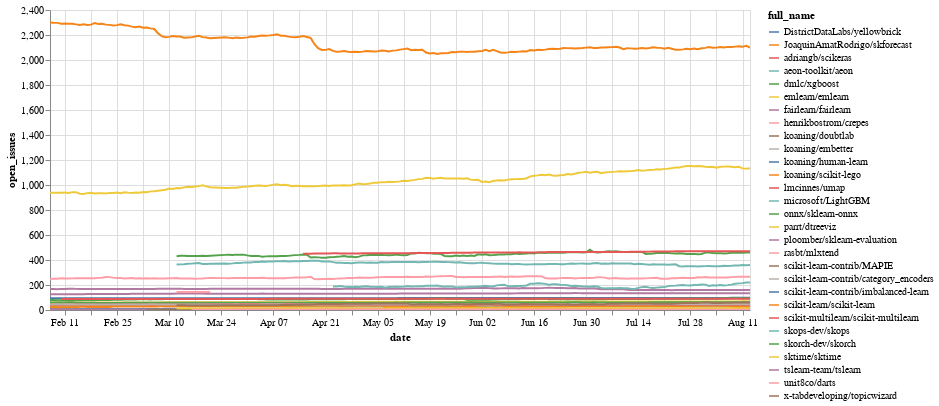

The notebook cell saved with this chart:
### Code cell
import altair as alt
alt.data_transformers.enable("vegafusion")

alt.Chart(df).mark_line().encode(x='date', y='open_issues:Q', color='full_name', tooltip=['full_name']).interactive().properties(width=700)

### Figure 1 — Vega specification as saved in the notebook (floating-point values rounded to 4 significant figures; data arrays with more than 128 entries replaced by an {"elided": "..."} marker saying what was removed)
{"$schema": "https://vega.github.io/schema/vega/v5.json", "data": [{"name": "param_25_store"}, {"name": "source_0", "values": {"elided": "4877 records"}, "transform": [{"type": "formula", "expr": "toDate(datum['date'])", "as": "date"}]}, {"name": "source_0_y_domain_open_issues", "values": [{"min": 1, "max": 2301}]}, {"name": "source_0_color_domain_full_name", "values": [{"full_name": "scikit-learn/scikit-learn"}, {"full_name": "scikit-learn-contrib/imbalanced-learn"}, {"full_name": "skops-dev/skops"}, {"full_name": "koaning/scikit-lego"}, {"full_name": "koaning/embetter"}, {"full_name": "koaning/human-learn"}, {"full_name": "koaning/doubtlab"}, {"full_name": "fairlearn/fairlearn"}, {"full_name": "DistrictDataLabs/yellowbrick"}, {"full_name": "ploomber/sklearn-evaluation"}, {"full_name": "parrt/dtreeviz"}, {"full_name": "onnx/sklearn-onnx"}, {"full_name": "unit8co/darts"}, {"full_name": "sktime/sktime"}, {"full_name": "JoaquinAmatRodrigo/skforecast"}, {"full_name": "tslearn-team/tslearn"}, {"full_name": "skorch-dev/skorch"}, {"full_name": "adriangb/scikeras"}, {"full_name": "scikit-learn-contrib/category_encoders"}, {"full_name": "scikit-multilearn/scikit-multilearn"}, {"full_name": "x-tabdeveloping/topicwizard"}, {"full_name": "scikit-learn-contrib/MAPIE"}, {"full_name": "dmlc/xgboost"}, {"full_name": "microsoft/LightGBM"}, {"full_name": "rasbt/mlxtend"}, {"full_name": "emlearn/emlearn"}, {"full_name": "henrikbostrom/crepes"}, {"full_name": "lmcinnes/umap"}, {"full_name": "aeon-toolkit/aeon"}]}], "signals": [{"name": "unit", "value": {}, "on": [{"events": "pointermove", "update": "isTuple(group()) ? group() : unit"}]}, {"name": "param_25", "update": "vlSelectionResolve(\"param_25_store\", \"union\")"}, {"name": "param_25_date", "on": [{"events": [{"source": "view", "type": "dblclick"}], "update": "null"}, {"events": {"signal": "param_25_translate_delta"}, "update": "panLinear(param_25_translate_anchor.extent_x, -param_25_translate_delta.x / width)"}, {"events": {"signal": "param_25_zoom_delta"}, "update": "zoomLinear(domain(\"x\"), param_25_zoom_anchor.x, param_25_zoom_delta)"}]}, {"name": "param_25_open_issues", "on": [{"events": [{"source": "view", "type": "dblclick"}], "update": "null"}, {"events": {"signal": "param_25_translate_delta"}, "update": "panLinear(param_25_translate_anchor.extent_y, param_25_translate_delta.y / height)"}, {"events": {"signal": "param_25_zoom_delta"}, "update": "zoomLinear(domain(\"y\"), param_25_zoom_anchor.y, param_25_zoom_delta)"}]}, {"name": "param_25_tuple", "on": [{"events": [{"signal": "param_25_date || param_25_open_issues"}], "update": "param_25_date && param_25_open_issues ? {unit: \"\", fields: param_25_tuple_fields, values: [param_25_date,param_25_open_issues]} : null"}]}, {"name": "param_25_tuple_fields", "value": [{"field": "date", "channel": "x", "type": "R"}, {"field": "open_issues", "channel": "y", "type": "R"}]}, {"name": "param_25_translate_anchor", "value": {}, "on": [{"events": [{"source": "scope", "type": "pointerdown"}], "update": "{x: x(unit), y: y(unit), extent_x: domain(\"x\"), extent_y: domain(\"y\")}"}]}, {"name": "param_25_translate_delta", "value": {}, "on": [{"events": [{"source": "window", "between": [{"source": "scope", "type": "pointerdown"}, {"source": "window", "type": "pointerup"}], "consume": true, "type": "pointermove"}], "update": "{x: param_25_translate_anchor.x - x(unit), y: param_25_translate_anchor.y - y(unit)}"}]}, {"name": "param_25_zoom_anchor", "on": [{"events": [{"source": "scope", "type": "wheel", "consume": true}], "update": "{x: invert(\"x\", x(unit)), y: invert(\"y\", y(unit))}"}]}, {"name": "param_25_zoom_delta", "on": [{"events": [{"source": "scope", "consume": true, "type": "wheel"}], "update": "pow(1.001, event.deltaY * pow(16, event.deltaMode))", "force": true}]}, {"name": "param_25_modify", "on": [{"events": {"signal": "param_25_tuple"}, "update": "modify(\"param_25_store\", param_25_tuple, true)"}]}], "marks": [{"type": "group", "name": "pathgroup", "from": {"facet": {"data": "source_0", "name": "faceted_path_main", "groupby": ["full_name"]}}, "encode": {"update": {"height": {"field": {"signal": null, "datum": null, "group": "height", "parent": null}}, "width": {"field": {"signal": null, "datum": null, "group": "width", "parent": null}}}}, "marks": [{"type": "line", "name": "marks", "from": {"data": "faceted_path_main"}, "sort": {"field": "x"}, "encode": {"update": {"stroke": {"field": "full_name", "scale": "color"}, "y": {"field": "open_issues", "scale": "y"}, "defined": {"signal": "isValid(datum[\"date\"]) && isFinite(+datum[\"date\"]) && isValid(datum[\"open_issues\"]) && isFinite(+datum[\"open_issues\"])"}, "x": {"field": "date", "scale": "x"}, "tooltip": {"signal": "{\"full_name\": isValid(datum[\"full_name\"]) ? datum[\"full_name\"] : \"\"+datum[\"full_name\"]}"}}}, "interactive": true, "style": ["line"], "clip": true}]}], "scales": [{"name": "x", "type": "time", "domain": {"data": "source_0", "field": "date"}, "range": [0, {"signal": "width"}], "domainRaw": {"signal": "param_25[\"date\"]"}}, {"name": "y", "type": "linear", "domain": [{"signal": "(data(\"source_0_y_domain_open_issues\")[0] || {}).min"}, {"signal": "(data(\"source_0_y_domain_open_issues\")[0] || {}).max"}], "range": [{"signal": "height"}, 0], "domainRaw": {"signal": "param_25[\"open_issues\"]"}, "nice": true, "zero": true}, {"name": "color", "type": "ordinal", "domain": {"data": "source_0_color_domain_full_name", "field": "full_name", "sort": true}, "range": "category"}], "axes": [{"scale": "x", "aria": false, "labels": false, "grid": true, "tickCount": {"signal": "ceil(width/40)"}, "domain": false, "maxExtent": 0, "orient": "bottom", "gridScale": "y", "ticks": false, "minExtent": 0, "zindex": 0}, {"scale": "y", "grid": true, "labels": false, "orient": "left", "domain": false, "ticks": false, "gridScale": "x", "aria": false, "zindex": 0, "tickCount": {"signal": "ceil(height/40)"}, "maxExtent": 0, "minExtent": 0}, {"scale": "x", "grid": false, "labelFlush": true, "title": "date", "labelOverlap": true, "zindex": 0, "tickCount": {"signal": "ceil(width/40)"}, "orient": "bottom"}, {"scale": "y", "title": "open_issues", "tickCount": {"signal": "ceil(height/40)"}, "orient": "left", "labelOverlap": true, "grid": false, "zindex": 0}], "width": 700, "padding": 5, "height": 300, "background": "white", "style": "cell", "legends": [{"stroke": "color", "symbolType": "stroke", "title": "full_name"}]}
